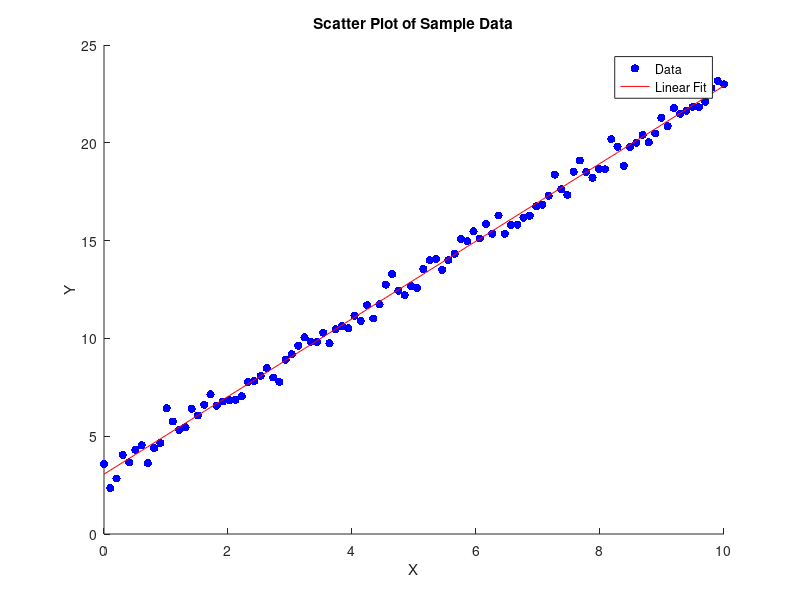

Source code (MATLAB):
% サンプルデータの生成
numPoints = 100;
x = linspace(0, 10, numPoints); % 0から10までの間に等間隔な点を生成
y = 2 * x + 3 + 0.5 * randn(1, numPoints); % 線形関係にノイズを追加

% データの可視化
figure; % 新しい図を作成
scatter(x, y, 'b', 'filled'); % 散布図をプロット
xlabel('X'); % X軸のラベル
ylabel('Y'); % Y軸のラベル
title('Scatter Plot of Sample Data'); % グラフのタイトル

% 線形回帰によるフィッティング
p = polyfit(x, y, 1); % 1次の多項式でデータにフィット
hold on; % プロットを重ねる
plot(x, p(1)*x + p(2), 'r'); % フィットした直線をプロット
legend('Data', 'Linear Fit'); % 凡例を表示
hold off; % プロットの重ねを解除